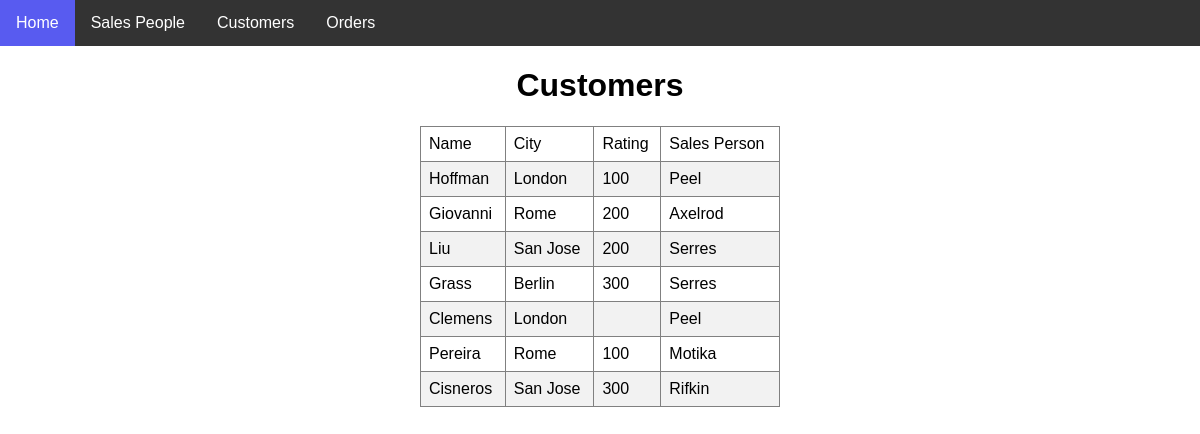
The page /customers.php on the database its author committed.
### tables this page shows
CREATE TABLE `customers` (
  `cnum` int(11) NOT NULL,
  `cname` char(15) DEFAULT NULL,
  `city` char(15) DEFAULT NULL,
  `rating` int(11) DEFAULT NULL,
  `snum` int(11) DEFAULT NULL,
  `sname` char(15) DEFAULT NULL,
  PRIMARY KEY (`cnum`)
);

### www/customers.php (the view, shortened to what this page needs)
<?php include 'template.php' ?>
<h1>Customers</h1>
<div id="content" align="center">
    <table border="1">
        <tr>
            <td>Name</td>
            <td>City</td>
            <td>Rating</td>
            <td>Sales Person</td>
        </tr>
        <?php
        $query = "select * from customers";
        $res = @mysqli_query($db_connect, $query);
        if ($res) {
            while ($row = mysqli_fetch_array($res)) { ?>
                <tr>
                    <td><?php echo $row['cname']; ?></td>
                    <td><?php echo $row['city']; ?></td>
                    <td><?php echo $row['rating']; ?></td>
                    <td><?php echo $row['sname']; ?></td>
                </tr>
            <?php
                }
                ?>
    </table>
</div>
<?php
} else {
    echo "error";
    echo mysqli_error($db_connect);
}
?>

### www/template.php (shortened to what this page needs)
<head>
    <link rel="stylesheet" href="style.css">
</head>
<ul>
    <li><a href="index.php">Home</a></li>
    <li><a href="salespeople.php">Sales People</a></li>
    <li><a href="customers.php">Customers</a></li>
    <li><a href="orders.php">Orders</a></li>
</ul>

### www/style.css (style rules this page uses)
table { border-collapse: collapse; width: 30%; }
th, td { text-align: left; padding: 8px; font-family: "Arial"; }
tr:nth-child(even) { background-color: #f2f2f2; }
ul { list-style-type: none; margin: 0; padding: 0; overflow: hidden; background-color: #333; position: -webkit-sticky; position: sticky; top: 0; }
li { float: left; }
li a { display: block; color: white; text-align: center; padding: 14px 16px; text-decoration: none; }

### rows shown on the page
customers: cname "Hoffman", city "London", rating "100", sname "Peel"
customers: cname "Giovanni", city "Rome", rating "200", sname "Axelrod"
customers: cname "Liu", city "San Jose", rating "200", sname "Serres"
customers: cname "Grass", city "Berlin", rating "300", sname "Serres"
customers: cname "Clemens", city "London", sname "Peel"
customers: cname "Pereira", city "Rome", rating "100", sname "Motika"
customers: cname "Cisneros", city "San Jose", rating "300", sname "Rifkin"
